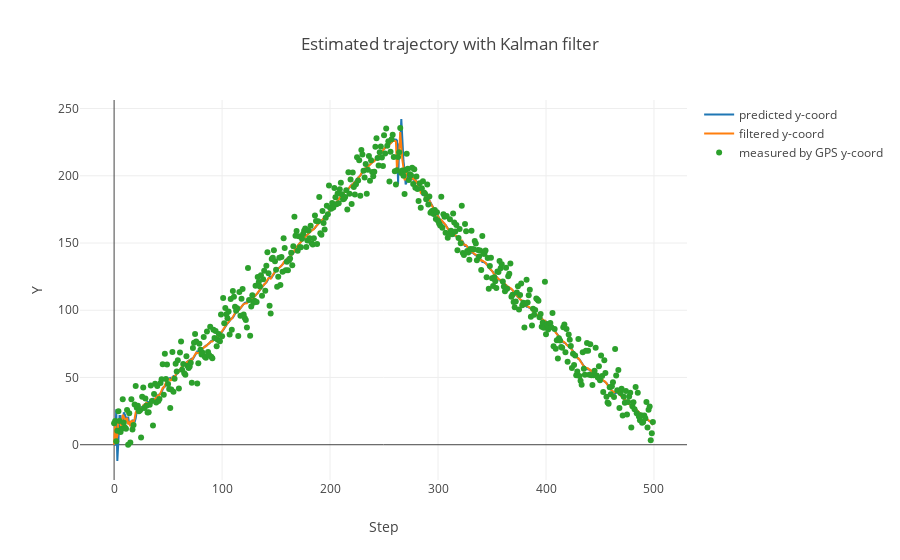

The code cell stored with this chart in its notebook:
### Code cell
data = [
    go.Scatter(
        y = X[:, 2],
        name='predicted y-coord',
        #mode='markers'
    ),
    go.Scatter(
        y = X_[:, 2],
        name='filtered y-coord',
    ),
    go.Scatter(
        y = msr_y,
        name='measured by GPS y-coord',
        mode='markers'
    ),
]

layout= go.Layout(
    title= 'Estimated trajectory with Kalman filter',
    xaxis= dict(
        title= 'Step',
    ),
    yaxis=dict(
        title= 'Y',
    ),
    showlegend= True
)
fig= go.Figure(data=data, layout=layout)
iplot(fig)

### Figure 1 — Plotly figure (JSON) as saved in the notebook; plotly's stock layout.template omitted (floating-point values rounded to 4 significant figures; data arrays with more than 128 entries replaced by an {"elided": "..."} marker saying what was removed)
{"data": [{"name": "predicted y-coord", "type": "scatter", "uid": "ec92a5a3-d882-11e8-95c6-784f43690045", "y": {"elided": "500 float values"}}, {"name": "filtered y-coord", "type": "scatter", "uid": "ec92a86b-d882-11e8-9e8e-784f43690045", "y": {"elided": "500 float values"}}, {"mode": "markers", "name": "measured by GPS y-coord", "type": "scatter", "uid": "ec92aa21-d882-11e8-a744-784f43690045", "y": {"elided": "500 float values"}}], "layout": {"showlegend": true, "title": "Estimated trajectory with Kalman filter", "xaxis": {"title": "Step"}, "yaxis": {"title": "Y"}}}
